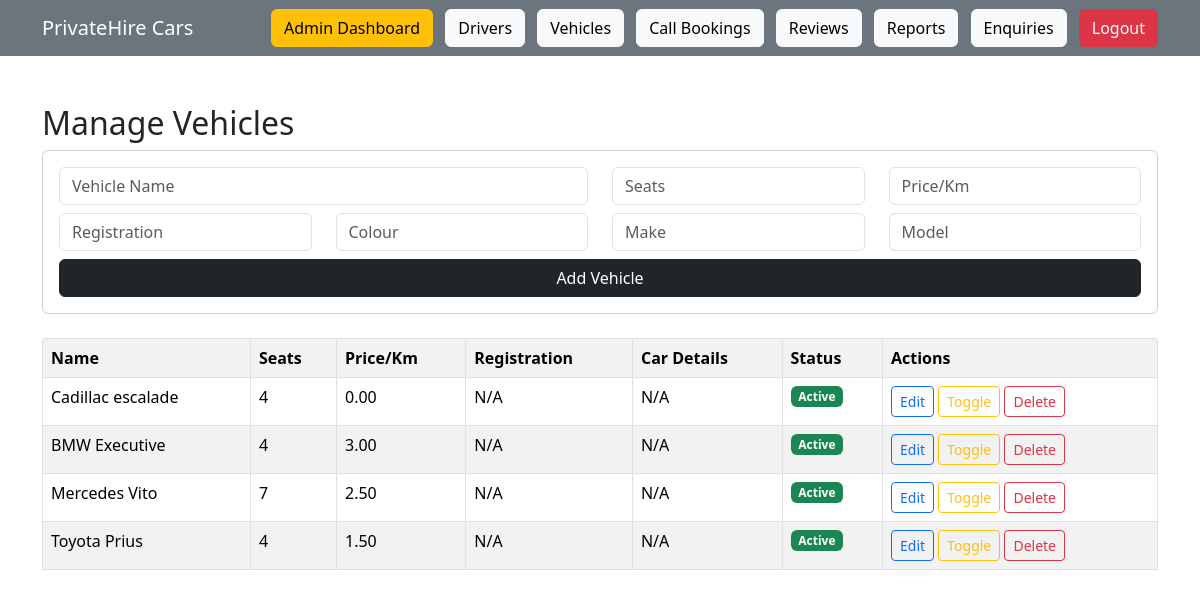
Page /admin/vehicles.php (signed in) on the committed database.
### tables this page shows
CREATE TABLE `vehicles` (
  `id` int(11) NOT NULL,
  `name` varchar(50) DEFAULT NULL,
  `seats` int(11) DEFAULT NULL,
  `price` decimal(10,2) DEFAULT NULL,
  `price_per_km` decimal(10,2) DEFAULT NULL,
  `registration_number` varchar(50) DEFAULT NULL,
  `colour` varchar(50) DEFAULT NULL,
  `make` varchar(50) DEFAULT NULL,
  `model` varchar(50) DEFAULT NULL
);

### admin/vehicles.php (the view, shortened to what this page needs)
<?php
include "../config/db.php";
include "../navbar.php";
$editVehicle = null;
$vehicles = $conn->query("SELECT * FROM vehicles ORDER BY id DESC");
?>
<div class="container mt-5">
    <h2>Manage Vehicles</h2>
    <form method="POST" class="mb-4 card card-body">
        <div class="row">
            <div class="col-md-6"><input class="form-control mb-2" name="name" placeholder="Vehicle Name" value="<?php echo htmlspecialchars($editVehicle['name'] ?? ''); ?>" required></div>
            <div class="col-md-3"><input class="form-control mb-2" name="seats" type="number" min="1" placeholder="Seats" value="<?php echo htmlspecialchars((string)($editVehicle['seats'] ?? '')); ?>" required></div>
            <div class="col-md-3"><input class="form-control mb-2" name="price_per_km" type="number" step="0.01" placeholder="Price/Km" value="<?php echo htmlspecialchars((string)($editVehicle['price_per_km'] ?? '')); ?>"></div>
        </div>
        <div class="row">
            <div class="col-md-3"><input class="form-control mb-2" name="registration_number" placeholder="Registration" value="<?php echo htmlspecialchars($editVehicle['registration_number'] ?? ''); ?>"></div>
            <div class="col-md-3"><input class="form-control mb-2" name="colour" placeholder="Colour" value="<?php echo htmlspecialchars($editVehicle['colour'] ?? ''); ?>"></div>
            <div class="col-md-3"><input class="form-control mb-2" name="make" placeholder="Make" value="<?php echo htmlspecialchars($editVehicle['make'] ?? ''); ?>"></div>
            <div class="col-md-3"><input class="form-control mb-2" name="model" placeholder="Model" value="<?php echo htmlspecialchars($editVehicle['model'] ?? ''); ?>"></div>
        </div>
        <?php if ($editVehicle) { ?>
            <button class="btn btn-primary" name="update_vehicle">Update Vehicle</button>
            <a class="btn btn-secondary" href="vehicles.php">Cancel Edit</a>
        <?php } else { ?>
            <button class="btn btn-dark" name="add_vehicle">Add Vehicle</button>
        <?php } ?>
    </form>
    <table class="table table-bordered table-striped">
        <tr>
            <th>Name</th>
            <th>Seats</th>
            <th>Price/Km</th>
            <th>Registration</th>
            <th>Car Details</th>
            <th>Status</th>
            <th>Actions</th>
        </tr>
        <?php while ($row = $vehicles->fetch_assoc()) { ?>
            <tr>
                <td><?php echo htmlspecialchars($row['name']); ?></td>
                <td><?php echo (int)$row['seats']; ?></td>
                <td><?php echo number_format((float)($row['price_per_km'] ?? 0), 2); ?></td>
                <td><?php echo htmlspecialchars($row['registration_number'] ?? 'N/A'); ?></td>
                <td><?php echo htmlspecialchars(trim(($row['colour'] ?? '') . ' ' . ($row['make'] ?? '') . ' ' . ($row['model'] ?? '')) ?: 'N/A'); ?></td>
                <td><?php echo (int)$row['active'] === 1 ? '<span class="badge bg-success">Active</span>' : '<span class="badge bg-secondary">Suspended</span>'; ?></td>
                <td>
                    <a class="btn btn-sm btn-outline-primary" href="vehicles.php?edit=<?php echo (int)$row['id']; ?>">Edit</a>
                    <a class="btn btn-sm btn-outline-warning" href="vehicles.php?toggle=<?php echo (int)$row['id']; ?>">Toggle</a>
                    <a class="btn btn-sm btn-outline-danger" onclick="return confirm('Delete this vehicle?');" href="vehicles.php?delete=<?php echo (int)$row['id']; ?>">Delete</a>
                </td>
            </tr>
        <?php } ?>
    </table>
</div>

### rows in the picture
vehicles: name "Cadillac escalade", seats "4", price_per_km "0.00", registration_number "N/A", colour+make+model "N/A", active "Active"
vehicles: name "BMW Executive", seats "4", price_per_km "3.00", registration_number "N/A", colour+make+model "N/A", active "Active"
vehicles: name "Mercedes Vito", seats "7", price_per_km "2.50", registration_number "N/A", colour+make+model "N/A", active "Active"
vehicles: name "Toyota Prius", seats "4", price_per_km "1.50", registration_number "N/A", colour+make+model "N/A", active "Active"
